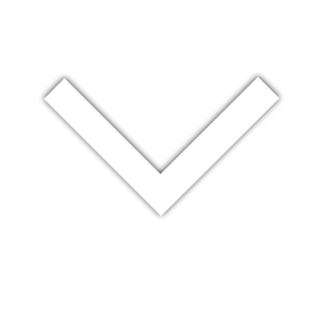
#> input picture img/white_down_arrow.png, 320 x 320 px
$ python img_processing.py
#> lines starting #> are read from the running program, lines starting #| are printed output that depends on the picture
from PIL import Image

def rotate_image_180(input_path, output_path):
    """
    将图片旋转180度并保存

    参数:
        input_path (str): 输入图片路径
        output_path (str): 输出图片路径
    """
#> called with input_path = 'white_down_arrow.png', output_path = 'white_up_arrow.png'
    try:
        # 打开图片文件
        with Image.open(input_path) as img:
            # 旋转180度
#> img is the input picture: PIL image 320x320 RGBA; mean R, G, B, A 22.9, 22.9, 22.9, 24.1
            rotated_img = img.rotate(180)
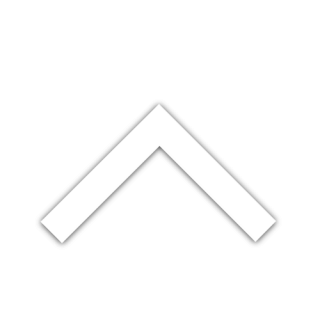
#> rotated_img: PIL image 320x320 RGBA; mean R, G, B, A 22.9, 22.9, 22.9, 24.1; transparent parts drawn white

            # 保存旋转后的图片
            rotated_img.save(output_path)
            print(f"图片已成功旋转180度并保存到 {output_path}")

    except FileNotFoundError:
        print(f"错误：找不到输入文件 {input_path}")
    except Exception as e:
        print(f"处理图片时发生错误: {e}")

# 使用示例
input_image = "white_down_arrow.png"  # 替换为你的输入图片路径
output_image = "white_up_arrow.png"  # 输出图片路径

rotate_image_180(input_image, output_image)

$ run again, with img/black_up_arrow.png copied over img/white_down_arrow.png
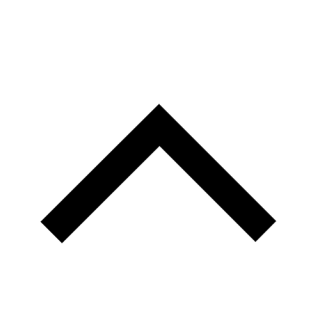
#> input picture img/black_up_arrow.png, 320 x 320 px
#> in rotate_image_180, img is the input picture: PIL image 320x320 RGBA; mean R, G, B, A 232.1, 232.1, 232.1, 24.1
#> in rotate_image_180, `rotated_img = img.rotate(180)`:
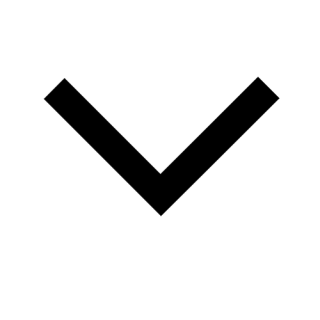
#> rotated_img: PIL image 320x320 RGBA; mean R, G, B, A 232.1, 232.1, 232.1, 24.1; transparent parts drawn white
